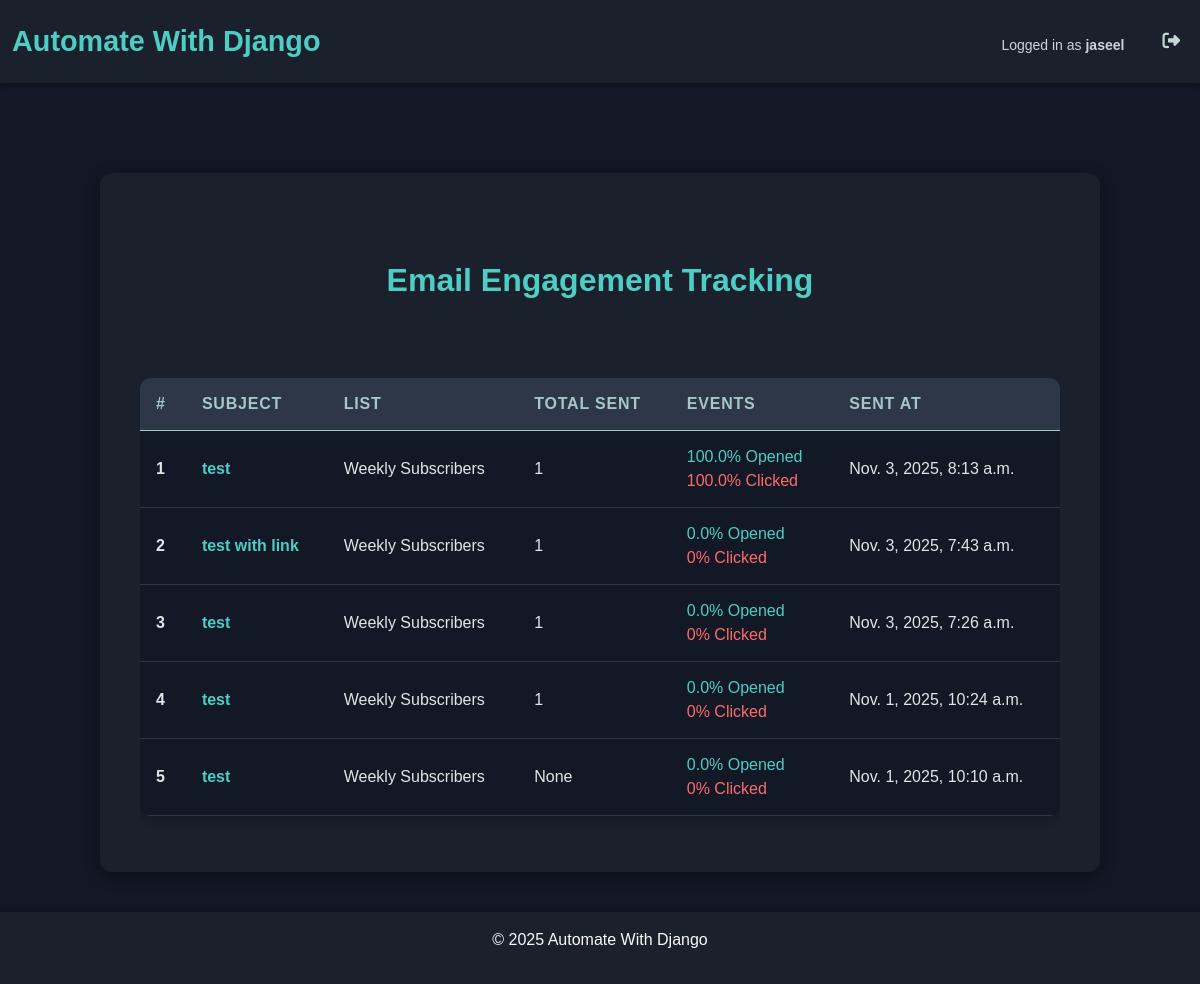
The app's page /emails/track/dashboard/ (signed in) with its own data.
### emails/models.py (models this page shows, shortened)
class Email(models.Model):
    email_list = models.ForeignKey(List, on_delete=models.CASCADE)
    subject = models.CharField(max_length=100)
    body = RichTextField()
    attachment = models.FileField(upload_to='email_attachments/', blank= True) # allow blank attachments ,
    sent_at = models.DateTimeField(auto_now_add=True)
    def open_rate(self):
        total_sent = self.email_list.count_emails()
        opened_count = EmailTracking.objects.filter(email=self, opened_at__isnull=False).count()
        open_rate = (opened_count/total_sent) * 100 if total_sent > 0 else 0
        """
        if total_sent > 0:
            open_rate = (opened_count/total_sent) * 100
        else:
            open_rate = 0
        """
        return round(open_rate , 2)
    def click_rate(self):
        total_sent = self.email_list.count_emails()
        opened_count = EmailTracking.objects.filter(email=self, opened_at__isnull=False).count()
        if opened_count > 0 :
            clicked_count = EmailTracking.objects.filter(email=self, clicked_at__isnull=False).count()
            click_rate = (clicked_count/opened_count) * 100 if total_sent > 0 else 0
        else :
            click_rate = 0
        return round(click_rate , 2)

class List(models.Model):
    email_list = models.CharField(max_length=40)
    def __str__(self):
        return self.email_list
    def count_emails(self):
        count = Subscriber.objects.filter(email_list=self).count()
        return count

### emails/views.py (the view)
# urls.py: path('track/dashboard/', views.track_dashboard, name='track_dashboard'),
@login_required(login_url='login')
def track_dashboard(request):
    emails = Email.objects.all().annotate(total_sent=Sum('sent__total_sent')).order_by('-sent_at') # ('sent__total_sent') sent is related name in Sent model, total_sent is field name in Sent model, totat_sent is the new field name for each email instance , order by decendind set_at
    context = {
        'emails': emails,
    }
    return render(request, 'emails/track_dashboard.html', context)

### templates/emails/track_dashboard.html (shortened to what this page needs)
{% extends 'home/base.html' %}
{% load static %}
{% block extra_css %}
<link rel="stylesheet" href="{% static 'css/track_dashboard.css' %}">
{% endblock %}
{% block content %}
<div class="container">
  <h2 class="text-center p-5">Email Engagement Tracking</h2>
  <div class="table-responsive">
    <table class="table table-hover ">
        <thead>
            <tr>
                <th scope="col">#</th>
                <th scope="col">Subject</th>
                <th scope="col">List</th>
                <th scope="col">Total Sent</th>
                <th scope="col">Events</th>
                <th scope="col">Sent At</th>
            </tr>
        </thead>
        <tbody>
            {% for email in emails %}
            <tr>
                <th scope="row">{{ forloop.counter }}</th>
                <td> <a href="{% url 'track_stats' email.id %}">{{ email.subject }}</a></td>
                <td>{{ email.email_list }}</td>
                <td>{{ email.total_sent}}</td>
                <td>
                    <div>{{ email.open_rate }}% Opened</div>
                    <div>{{ email.click_rate }}% Clicked</div>
                </td>
                <td>{{ email.sent_at }}</td>
            </tr>
            {% endfor %}
        </tbody>
    </table>
  </div>
</div>
{% endblock %}

### templates/home/base.html (shortened to what this page needs)
{% load static %}
<!DOCTYPE html>
<html lang="en">
<head>
    <link href="https://cdn.jsdelivr.net/npm/bootstrap@5.0.2/dist/css/bootstrap.min.css" rel="stylesheet">
    <link rel="stylesheet" href="{% static 'css/styles.css' %}">
    <link rel="stylesheet" href="https://cdnjs.cloudflare.com/ajax/libs/font-awesome/6.6.0/css/all.min.css">
    {% block extra_css %}{% endblock %}
</head>
<body>
    <header>
        <nav class="navbar navbar-expand-lg navbar-dark ">
            <div class="container-fluid">
                <a class="navbar-brand heading" href="{% url 'home' %}">Automate With Django</a>
                <div class="collapse navbar-collapse" id="navbarNav">
                    <ul class="navbar-nav ms-auto">
                        {% if user.is_authenticated %}
                        <li class="nav-item">
                            <span class="logged-in-text">Logged in as <strong>{{ user }}</strong></span>
                        </li>
                        <li class="nav-item">
                            <a class="nav-link " href="{% url 'logout' %}">
                                <i class="fa-solid fa-right-from-bracket"></i>
                            </a>
                        </li>
                        {% endif %}
                    </ul>
                </div>
            </div>
        </nav>
    </header>
    <main>
        {% block content %}
        {% endblock %}
    </main>
    <footer class="text-center text-light py-3">
        <p>© 2025 Automate With Django</p>
    </footer>
</body>
</html>

### static/css/styles.css (style rules this page uses)
html, body { height: 100%; margin: 0; display: flex; flex-direction: column; }
body { background-color: #121826; color: #C7D6D6; font-family: 'Arial', sans-serif; }
.navbar { background-color: #1a202c; padding: 15px 0; box-shadow: 0 2px 5px rgba(0, 0, 0, 0.4); }
.navbar-brand.heading { font-size: 1.8rem; font-weight: bold; color: #4ECDC4; transition: color 0.3s ease; }
.nav-link { color: #C7D6D6 !important; font-size: 1.1rem; margin-left: 15px; transition: color 0.3s ease; }
.logged-in-text { color: #E5E9E9; font-size: 1rem; margin-right: 15px; padding-top: 8px; }
main { flex: 1; padding: 40px; }
footer { background-color: #1a202c; color: #C7D6D6; text-align: center; padding: 1rem; width: 100%; box-shadow: 0 -2px 6px rgba(0, 0, 0, 0.3); }
.logged-in-text { color: #cbd5e0; font-size: 14px; margin-right: 15px; }
.nav-item { display: flex; align-items: center; }

### static/css/track_dashboard.css (style rules this page uses)
.container { background-color: #1a202c; padding: 40px; border-radius: 12px; box-shadow: 0 4px 15px rgba(0, 0, 0, 0.4); margin-top: 50px; max-width: 1000px; color: #C7D6D6; }
h2 { color: #4ECDC4; font-weight: 700; margin-bottom: 30px; }
.table { width: 100%; background-color: #121826; color: #E0E6E6; border-collapse: separate; border-spacing: 0; border-radius: 10px; overflow: hidden; box-shadow: 0 2px 10px rgba(0, 0, 0, 0.3); }
.table thead { background-color: #2d3748; color: #A7C7C7; text-transform: uppercase; letter-spacing: 0.05em; }
.table th, .table td { padding: 14px 16px; border-bottom: 1px solid #2d3748; vertical-align: middle; }
.table a { color: #4ECDC4; font-weight: 600; text-decoration: none; }
td div:first-child { color: #4ECDC4; }
td div:last-child { color: #FF6B6B; }

### records on screen
Email: subject "test", email_list "Weekly Subscribers", total_sent "1", open_rate "100.0", click_rate "100.0", sent_at "Nov. 3, 2025, 8:13 a.m."
Email: subject "test with link", email_list "Weekly Subscribers", total_sent "1", open_rate "0.0", click_rate "0", sent_at "Nov. 3, 2025, 7:43 a.m."
Email: subject "test", email_list "Weekly Subscribers", total_sent "1", open_rate "0.0", click_rate "0", sent_at "Nov. 3, 2025, 7:26 a.m."
Email: subject "test", email_list "Weekly Subscribers", total_sent "1", open_rate "0.0", click_rate "0", sent_at "Nov. 1, 2025, 10:24 a.m."
Email: subject "test", email_list "Weekly Subscribers", total_sent "None", open_rate "0.0", click_rate "0", sent_at "Nov. 1, 2025, 10:10 a.m."

### other values on screen
{{ user }} "jaseel"
